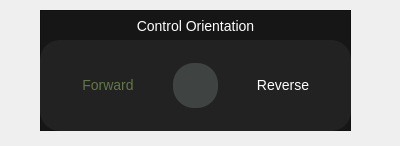
<?xml version="1.0" encoding="UTF-8"?>
<ui version="4.0">
 <class>Form</class>
 <widget class="QWidget" name="Form">
  <property name="geometry">
   <rect>
    <x>0</x>
    <y>0</y>
    <width>400</width>
    <height>146</height>
   </rect>
  </property>
  <property name="windowTitle">
   <string>Form</string>
  </property>
  <widget class="QWidget" name="control_orientation_widget" native="true">
   <property name="geometry">
    <rect>
     <x>40</x>
     <y>10</y>
     <width>311</width>
     <height>121</height>
    </rect>
   </property>
   <widget class="QFrame" name="control_orientation">
    <property name="geometry">
     <rect>
      <x>0</x>
      <y>0</y>
      <width>311</width>
      <height>121</height>
     </rect>
    </property>
    <property name="styleSheet">
     <string notr="true">QFrame#control_orientation{
background-color:	rgba(22,22,22,255);
}</string>
    </property>
    <property name="frameShape">
     <enum>QFrame::StyledPanel</enum>
    </property>
    <property name="frameShadow">
     <enum>QFrame::Raised</enum>
    </property>
    <widget class="QLabel" name="label_control_orientation">
     <property name="geometry">
      <rect>
       <x>80</x>
       <y>0</y>
       <width>151</width>
       <height>31</height>
      </rect>
     </property>
     <property name="styleSheet">
      <string notr="true">color:White;
font-size: 14px;</string>
     </property>
     <property name="text">
      <string>Control Orientation</string>
     </property>
     <property name="alignment">
      <set>Qt::AlignCenter</set>
     </property>
    </widget>
    <widget class="QFrame" name="frame_control_orientation">
     <property name="geometry">
      <rect>
       <x>0</x>
       <y>30</y>
       <width>311</width>
       <height>91</height>
      </rect>
     </property>
     <property name="styleSheet">
      <string notr="true">QFrame#frame_control_orientation {
background-color: rgba(34,34,34,255);
border-radius: 20px;
}
QPushButton {
background-color: rgba(63,67,66,255);
border-radius: 21px;
color: rgb(255, 255, 255);
font-size: 13px;
width: 10px;
height: 42px;
}
QPushButton:hover{
background-color: rgba(63,67,66, 200);
}
QPushButton:pressed{
background-color: rgba(63,67,66, 128)
}
QLabel{
color: White;
font-size: 14px;
}</string>
     </property>
     <property name="frameShape">
      <enum>QFrame::StyledPanel</enum>
     </property>
     <property name="frameShadow">
      <enum>QFrame::Raised</enum>
     </property>
     <widget class="QWidget" name="horizontalLayoutWidget">
      <property name="geometry">
       <rect>
        <x>10</x>
        <y>10</y>
        <width>291</width>
        <height>71</height>
       </rect>
      </property>
      <layout class="QHBoxLayout" name="horizontalLayout">
       <property name="spacing">
        <number>7</number>
       </property>
       <item>
        <widget class="QLabel" name="label_forward">
         <property name="sizePolicy">
          <sizepolicy hsizetype="Ignored" vsizetype="Fixed">
           <horstretch>0</horstretch>
           <verstretch>0</verstretch>
          </sizepolicy>
         </property>
         <property name="styleSheet">
          <string notr="true">color: rgba(98,119,70,255);</string>
         </property>
         <property name="text">
          <string>Forward</string>
         </property>
         <property name="alignment">
          <set>Qt::AlignBottom|Qt::AlignHCenter</set>
         </property>
        </widget>
       </item>
       <item>
        <widget class="QPushButton" name="btn_toggle_control_orientation">
         <property name="maximumSize">
          <size>
           <width>45</width>
           <height>45</height>
          </size>
         </property>
         <property name="styleSheet">
          <string notr="true"/>
         </property>
         <property name="text">
          <string/>
         </property>
        </widget>
       </item>
       <item>
        <widget class="QLabel" name="label_reverse">
         <property name="sizePolicy">
          <sizepolicy hsizetype="Ignored" vsizetype="Fixed">
           <horstretch>0</horstretch>
           <verstretch>0</verstretch>
          </sizepolicy>
         </property>
         <property name="styleSheet">
          <string notr="true"/>
         </property>
         <property name="text">
          <string>Reverse</string>
         </property>
         <property name="alignment">
          <set>Qt::AlignBottom|Qt::AlignHCenter</set>
         </property>
        </widget>
       </item>
      </layout>
     </widget>
    </widget>
   </widget>
  </widget>
 </widget>
 <resources/>
 <connections/>
</ui>
